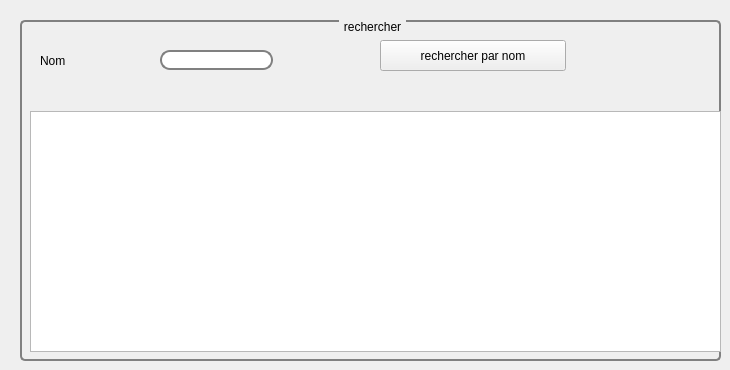
     <widget class="QWidget" name="tab_11">
      <attribute name="title">
       <string>recherche</string>
      </attribute>
      <widget class="QLabel" name="label_11">
       <property name="geometry">
        <rect>
         <x>40</x>
         <y>40</y>
         <width>91</width>
         <height>41</height>
        </rect>
       </property>
       <property name="text">
        <string>Nom</string>
       </property>
      </widget>
      <widget class="QLineEdit" name="recherche_nom">
       <property name="geometry">
        <rect>
         <x>160</x>
         <y>50</y>
         <width>113</width>
         <height>20</height>
        </rect>
       </property>
       <property name="styleSheet">
        <string notr="true">QLineEdit {
    border: 2px solid gray;
    border-radius: 10px;
    padding: 0 8px;
    background: white;
    selection-background-color: darkgray;
}</string>
       </property>
      </widget>
      <widget class="QTableView" name="tabrecherche">
       <property name="geometry">
        <rect>
         <x>30</x>
         <y>111</y>
         <width>691</width>
         <height>241</height>
        </rect>
       </property>
      </widget>
      <widget class="QPushButton" name="pushButton_recherche_nom">
       <property name="geometry">
        <rect>
         <x>380</x>
         <y>40</y>
         <width>186</width>
         <height>31</height>
        </rect>
       </property>
       <property name="styleSheet">
        <string notr="true"/>
       </property>
       <property name="text">
        <string>rechercher par nom</string>
       </property>
      </widget>
      <widget class="QGroupBox" name="groupBox_8">
       <property name="geometry">
        <rect>
         <x>20</x>
         <y>20</y>
         <width>701</width>
         <height>341</height>
        </rect>
       </property>
       <property name="styleSheet">
        <string notr="true">QGroupBox {
    background-color: qlineargradient(x1: 0, y1: 0, x2: 0, y2: 1,
                                      stop: 0 #E0E0E0, stop: 1 #FFFFFF);
    border: 2px solid gray;
    border-radius: 5px;
    margin-top: 1ex; /* leave space at the top for the title */
}

QGroupBox::title {
    subcontrol-origin: margin;
    subcontrol-position: top center; /* position at the top center */
    padding: 0 3px;
    background-color: qlineargradient(x1: 0, y1: 0, x2: 0, y2: 1,
                                      stop: 0 #FF0ECE, stop: 1 #FFFFFF);
}</string>
       </property>
       <property name="title">
        <string>rechercher</string>
       </property>
      </widget>
      <zorder>groupBox_8</zorder>
      <zorder>recherche_nom</zorder>
      <zorder>label_11</zorder>
      <zorder>tabrecherche</zorder>
      <zorder>pushButton_recherche_nom</zorder>
     </widget>
